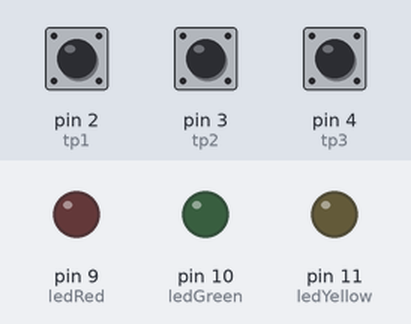
Recording of a sketch running on a simulated Arduino Uno, built with avr-gcc and run on an emulated ATmega328P. On the bench: output pins drawn as LEDs (lit = HIGH). The inputs (shaded band) are chosen by the test bench; at power-on: pin 2 (tp1) HIGH, pin 3 (tp2) HIGH, pin 4 (tp3) HIGH.

Above: at 1.2 s.
1.3 s: pin 2 (tp1) pulled LOW for 0.15 s
At 1.37 s:
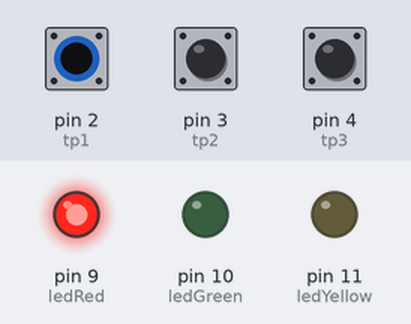
2.9 s: pin 2 (tp1) pulled LOW for 3.2 s
At 7.3 s:
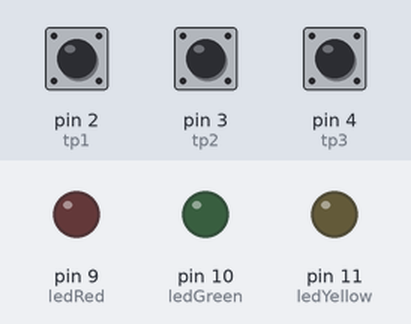
7.6 s: pin 3 (tp2) pulled LOW for 3.2 s
At 8.6 s:
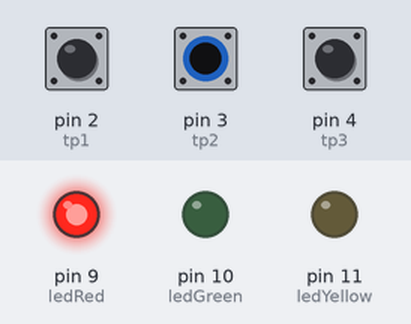
12.3 s: pin 2 (tp1) driven LOW and pin 3 (tp2) driven LOW
At 13.4 s:
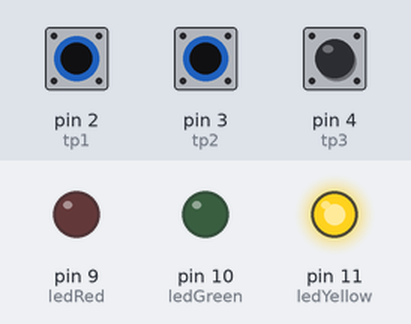
13.8 s: pin 4 (tp3) pulled LOW for 0.15 s
At 13.87 s:
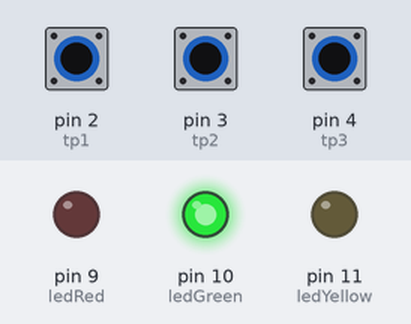
Timing chart, 0 to 16.4 s (numbered marks = the images above; inputs shaded):
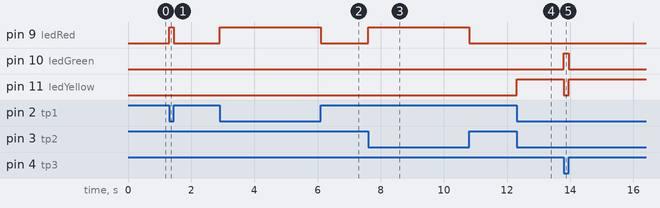

The sketch:

sketch_nov11b.ino
```cpp
const int ledGreen = 10;
const int ledYellow = 11;
const int ledRed = 9;

//Konstanten
const int tp1 = 2;
const int tp2 = 3;
const int tp3 = 4;

//Variablen
int t1 = 0;
int t2 = 0;
int t3 = 0;

void setup()
{
  pinMode(ledGreen, OUTPUT);
  pinMode(ledYellow, OUTPUT);
  pinMode(ledRed, OUTPUT);

  pinMode(tp1, INPUT_PULLUP);
  pinMode(tp2, INPUT_PULLUP);
  pinMode(tp3, INPUT_PULLUP);

  digitalWrite(ledGreen, LOW);
  digitalWrite(ledYellow, LOW);
  digitalWrite(ledRed, LOW);
}

void loop()
{t1 = digitalRead(tp1);
 t2 = digitalRead(tp2);
 t3 = digitalRead(tp3);

 if (t1 == HIGH && t2 == HIGH && t3 == LOW)
 {
  digitalWrite(ledRed, HIGH);
  digitalWrite(ledYellow, LOW);
  digitalWrite(ledGreen, LOW);
 }
 else if (t1 == HIGH && t2 == LOW && t3 == HIGH)
 {
  digitalWrite(ledRed, HIGH);
  digitalWrite(ledYellow, LOW);
  digitalWrite(ledGreen, LOW);
 }
 else if (t1 == HIGH && t2 == LOW && t3 == LOW)
 {
  digitalWrite(ledYellow, HIGH);
  digitalWrite(ledRed, LOW);
  digitalWrite(ledGreen, LOW);
 }
 else if (t1 == LOW && t2 == HIGH && t3 == HIGH)
 {
  digitalWrite(ledRed, HIGH);
  digitalWrite(ledYellow, LOW);
  digitalWrite(ledGreen, LOW);
 }
 else if (t1 == LOW && t2 == HIGH && t3 == LOW)
 {
  digitalWrite(ledYellow, HIGH);
  digitalWrite(ledRed, LOW);
  digitalWrite(ledGreen, LOW);
 }
 else if (t1 == LOW && t2 == LOW && t3 == HIGH)
 {
  digitalWrite(ledYellow, HIGH);
  digitalWrite(ledRed, LOW);
  digitalWrite(ledGreen, LOW);
 }
 else if (t1 == LOW && t2 == LOW && t3 == LOW)
 {
  digitalWrite(ledGreen, HIGH);
  digitalWrite(ledRed, LOW);
  digitalWrite(ledYellow, LOW);
 }
 else
 {
  digitalWrite(ledRed, LOW);
  digitalWrite(ledYellow, LOW);
  digitalWrite(ledGreen, LOW);
 }
}
```

Measured:
- after the input at 1.3 s, pin 9 (ledRed): LOW → HIGH at once, → LOW 0.15 s later
- after the input at 2.9 s, pin 9 (ledRed): LOW → HIGH at once, → LOW 3.2 s later
- after the input at 7.6 s, pin 9 (ledRed): LOW → HIGH at once, → LOW 3.2 s later
- after the input at 12.3 s, pin 11 (ledYellow): LOW → HIGH at once
- after the input at 13.8 s, pin 10 (ledGreen): LOW → HIGH at once, → LOW 0.15 s later; pin 11 (ledYellow): HIGH → LOW at once, → HIGH 0.15 s later
